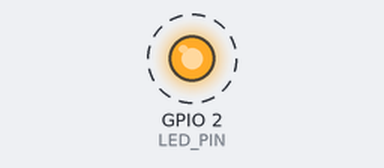
A sketch run on a simulated ESP32. Parts: output pins drawn as LEDs (lit = HIGH). Dashed ring = blinking. What the sketch prints to the serial monitor is not drawn.

Above: at 0.12 s.
Timing chart, 0 to 3.0 s (numbered marks = the images above):
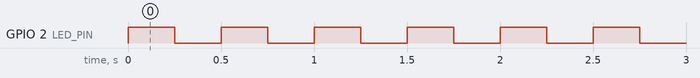

Measured:
- by itself, GPIO 2 (LED_PIN): alternates HIGH for 0.25 s and LOW for 0.25 s

The sketch:

main.ino
```cpp
// 定义板载 LED 引脚，避免使用 "魔法数字"
#define LED_PIN 2
void setup () {
// 初始化串口通信
Serial.begin (115200);
// 初始化板载 LED 引脚为输出模式
pinMode (LED_PIN, OUTPUT);
}
void loop () {
Serial.println ("Hello ESP32!");
digitalWrite (LED_PIN, HIGH); // 点亮 LED
delay (250); // 等待 0.25 秒
digitalWrite (LED_PIN, LOW); // 熄灭 LED
delay (250); // 等待 0.25 秒
}
```
